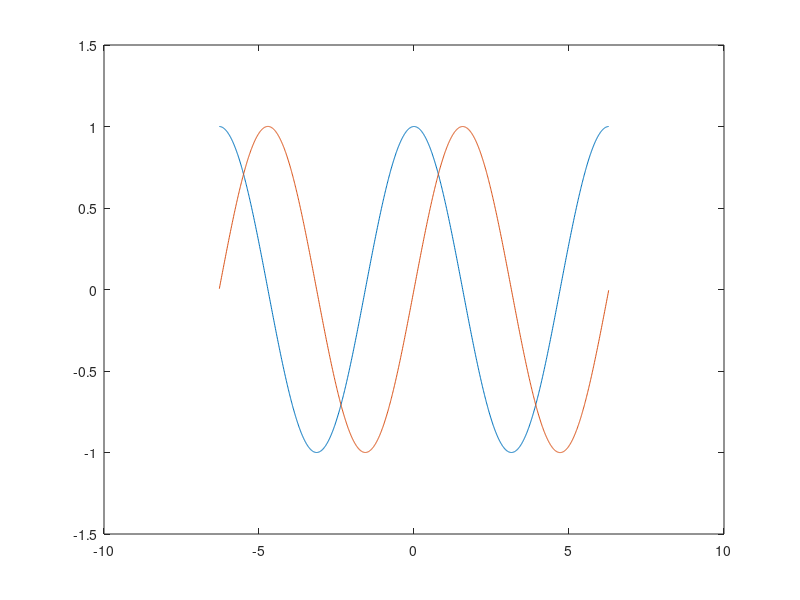

Source code (MATLAB):
close all;
clear all;

t = -6.28:0.01:6.28;
y1 = cos(t);
y2 = hilbert(y1);
figure;
plot(t,y1);
hold on;
plot(t,imag(y2));
dn = [1 1 -1 -1];
anal = hilbert(dn)
analreal = real(anal)
analimag = imag(anal)
dotp = dot(dn,analimag)